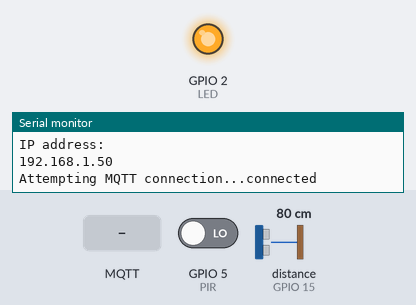
The sketch below on a simulated ESP8266 (NodeMCU). Parts: output pins drawn as LEDs (lit = HIGH), the last lines printed to the serial monitor. Wiring (inferred from the names in the program): ultrasonic range finder: trigger GPIO 16; echo GPIO 15. Dashed ring = blinking. Inputs (shaded band) come from the test bench; at power-on: GPIO 5 (PIR) LOW, distance to the obstacle (sensor on GPIO 15) 80 cm. The echo pulse lasts 58.3 µs per cm; WiFi joins after 1.5 s; servers stay silent unless stated; no MQTT or app messages arrive unless stated; pins used as bus, display or sensor lines are not drawn.

Above: at 2.7 s.
2.8 s: GPIO 5 (PIR) driven HIGH
At 3.8 s:
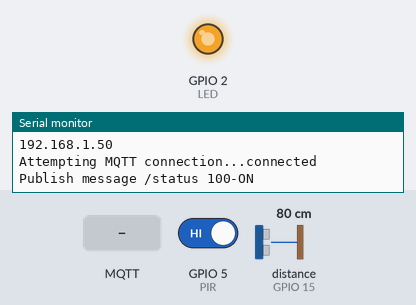
4.5 s: MQTT message "1" arrives on the third subscribed topic
At 5.8 s:
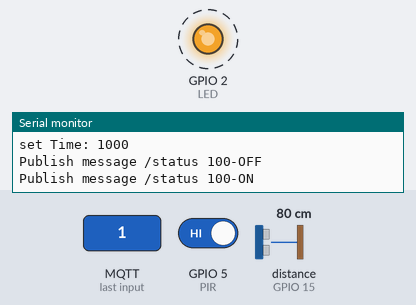
6.3 s: distance to the obstacle (sensor on GPIO 15) set to 2 cm
8.7 s: MQTT message "ON" arrives on the first subscribed topic
10.2 s: MQTT message "OFF" arrives on the first subscribed topic
Timing chart, 0 to 14.2 s (numbered marks = the images above; inputs shaded):
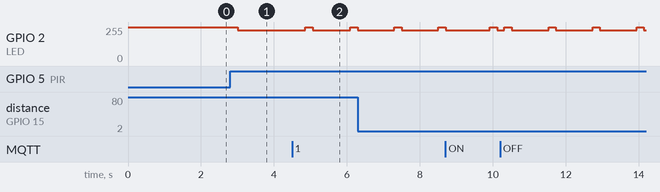

The sketch:

smartLampUnit.ino
```cpp
#include <ESP8266WiFiMulti.h>
#include <PubSubClient.h>
#include <ESP8266HTTPClient.h>
#define _CRT_SECURE_NO_WARNINGS

const int LED = 2; //D4
const int TRIG = 16; //D0
const int ECHO = 15; //D8
const int PIR = 5; //D1

const char* ssid = "myhomewifi2.4g";
const char* password = "wifi82825535";
const char* mqtt_server = "20.163.15.199";
const int port = 1883;

String clientId = "100";
String topicOrder = clientId;
String topicSetDistance = "setDistance/" + clientId;
String topicSetTime = "setTime/" + clientId;
String topicSetBrightness = "setBrightness/" + clientId;

int Distance = 50;  // Default detection distance: 50cm
int Time = 10000;  // Default led on time: 10sec (10000msec)
float Brightness = 1; // Brightness scope: 0~10 stemp, analogWrite: 1023 * (1 - Brightness / 10)
int WarningTime = 10;   // Default detecting motionless time: 5sec

unsigned long loop_time_previous = 0;
unsigned long check_time_previous = 0;
unsigned long check_time = 500;
unsigned long warning_time_previous = 0;
unsigned long warning_time = WarningTime * 1000;

#define MSG_BUFFER_SIZE	(50)
char msg[MSG_BUFFER_SIZE];
bool delay_flag = false;
bool check_flag = false;
bool warning_flag = false;

ESP8266WiFiMulti WiFiMulti;
WiFiClient espClient;
PubSubClient client(espClient);

void http_request(){
  WiFiClient client;
  HTTPClient http;
  Serial.print("[HTTP] begin...\n");
    if (http.begin(client, "http://20.163.15.199:8080/send-test")) {  // HTTP
      Serial.print("[HTTP] POST...\n");
      // start connection and send HTTP header
      http.addHeader("Content-Type", "application/json");
      Serial.print("{\"unitCode\":" + clientId +  "}");
      int httpCode = http.POST("{\"unitCode\":" + clientId +  "}");
      // httpCode will be negative on error
      if (httpCode > 0) {
        // HTTP header has been send and Server response header has been handled
        Serial.printf("[HTTP] POST... code: %d\n", httpCode);
        // file found at server
        if (httpCode == HTTP_CODE_OK || httpCode == HTTP_CODE_MOVED_PERMANENTLY) {
          String payload = http.getString();
          Serial.println(payload);
        }
      } else {
        Serial.printf("[HTTP] POST... failed, error: %s\n", http.errorToString(httpCode).c_str());
      }
      http.end();
    } else {
      Serial.printf("[HTTP} Unable to connect\n");
    }
}

void led_on(){
  digitalWrite(BUILTIN_LED, 1023 * (1 - Brightness / 10));
  analogWrite(LED, 1023 * (1 - Brightness / 10));
  snprintf (msg, MSG_BUFFER_SIZE, "%s-%s", clientId.c_str(), "ON");
  Serial.print("Publish message /status ");
  Serial.println(msg);
  client.publish("status", msg);
}

void led_off(){
  digitalWrite(BUILTIN_LED, HIGH);
  analogWrite(LED, 1023);
  snprintf (msg, MSG_BUFFER_SIZE, "%s-%s", clientId.c_str(), "OFF");
  Serial.print("Publish message /status ");
  Serial.println(msg);
  client.publish("state", msg);
}

int pir(){
  return digitalRead(PIR);
}

int hc_sr04(int target_distance){
  long duration, distance;
  digitalWrite(TRIG, LOW);
  delayMicroseconds(2);
  digitalWrite(TRIG, HIGH);
  delayMicroseconds(10);
  digitalWrite(TRIG, LOW);
  duration = pulseIn(ECHO, HIGH);
  distance = duration * 0.034 / 2;
  if(distance <= target_distance){
    Serial.print("\nDistance: ");
    Serial.print(distance);
    Serial.println(" cm");
    return 1;
  }else{
    return 0;
  }
}

void callback(char* topic, byte* payload, unsigned int length) {
  Serial.print("Message arrived /");
  Serial.print(topic);
  Serial.print(" ");
  String messageTemp = "";
  for (int i = 0; i < length; i++) {
    messageTemp += (char)payload[i];
  }
  char ntopic[50];
  for(int i = 0; i < strlen(topic) - 1; i++){
    ntopic[i] = topic[i];
  }
  Serial.println(messageTemp);

  if(!strcmp(topic, topicOrder.c_str())){
    if(messageTemp == "ON") led_on();
    if(messageTemp == "OFF")  led_off();
    delay_flag = false;
    check_flag = false;
  }
  else if(!strcmp(topic, topicSetDistance.c_str())){
    Distance = atoi(messageTemp.c_str());
    Serial.print("set Distance: ");
    Serial.println(Distance);
  }
  else if(!strcmp(topic, topicSetTime.c_str())){
    Time = 1000 * atoi(messageTemp.c_str());
    Serial.print("set Time: ");
    Serial.println(Time);
  }
  else if(!strcmp(topic, topicSetBrightness.c_str())){
    Brightness = atof(messageTemp.c_str());
    Serial.print("set Brightness: ");
    Serial.println((int)Brightness);
    if (delay_flag) analogWrite(LED, 1023 * (1 - Brightness / 10));
    else{
      check_flag = true;
      check_time_previous = millis();
      analogWrite(LED, 1023 * (1 - Brightness / 10));
    }
  }
}

void reconnect() {
  while (!client.connected()) {
    Serial.print("Attempting MQTT connection...");

    if (client.connect("")) {
      Serial.println("connected");
      client.publish("mmmm", clientId.c_str());
      client.subscribe(topicOrder.c_str());
      client.subscribe(topicSetDistance.c_str());
      client.subscribe(topicSetTime.c_str());
      client.subscribe(topicSetBrightness.c_str());
    } else {
      Serial.print("failed, rc=");
      Serial.print(client.state());
      Serial.print(" try again in 5 seconds");
      Serial.print("(");
      for(int i = 1; i <= 5; i++){
        Serial.print(i);
        Serial.print("...");
        delay(1000);
      }
      Serial.println(")");
    }
  }
}

void setup_wifi() {
  delay(10);
  Serial.println();
  Serial.print("Connecting to ");
  Serial.println(ssid);
  WiFi.mode(WIFI_STA);
  //WiFi.begin(ssid, password);
  WiFiMulti.addAP(ssid, password);
  while ((WiFiMulti.run() != WL_CONNECTED)) {
    delay(500);
    Serial.print(".");
  }

  randomSeed(micros());
  Serial.println("");
  Serial.println("WiFi connected");
  Serial.println("IP address: ");
  Serial.println(WiFi.localIP());
}

void setup() {
  Serial.begin(115200);
  pinMode(BUILTIN_LED, OUTPUT);
  pinMode(LED, OUTPUT);
  pinMode(TRIG, OUTPUT);
  pinMode(ECHO, INPUT);

  digitalWrite(BUILTIN_LED, HIGH);
  setup_wifi();
  client.setServer(mqtt_server, port);
  client.setCallback(callback);
}

void loop() {

  if (!client.connected()) {
    reconnect();
  }
  client.loop();

  delay(100);

  if(hc_sr04(Distance)){
    if(warning_flag){
      Serial.println(millis() - warning_time_previous);
      if((millis() - warning_time_previous) > warning_time){
        Serial.println("Http Request!!");
        http_request();
        delay(1000);
        warning_flag = false;
      }
    } else{
      warning_flag = true;
      warning_time_previous = millis();
    }
  } else{
        warning_flag = false;
  }

  delay(100);

  if(!delay_flag && pir()){
    led_on();
    loop_time_previous = millis();
    delay_flag = true;
    check_flag = false;
  }

  if(delay_flag && (millis() - loop_time_previous >= Time)){
    led_off();
    delay_flag = false;
  }

  if (check_flag && (millis() - check_time_previous >= check_time)){
    analogWrite(LED, 1023);
    check_flag = false;
  }
}
```

Measured:
- after the input at 2.8 s, GPIO 2 (LED): 255/255 → 229/255 after 0.20 s
- after the input at 4.5 s, GPIO 2 (LED): alternates 255/255 for 0.21 s and 229/255 for 1.0 s, starting after 0.35 s
